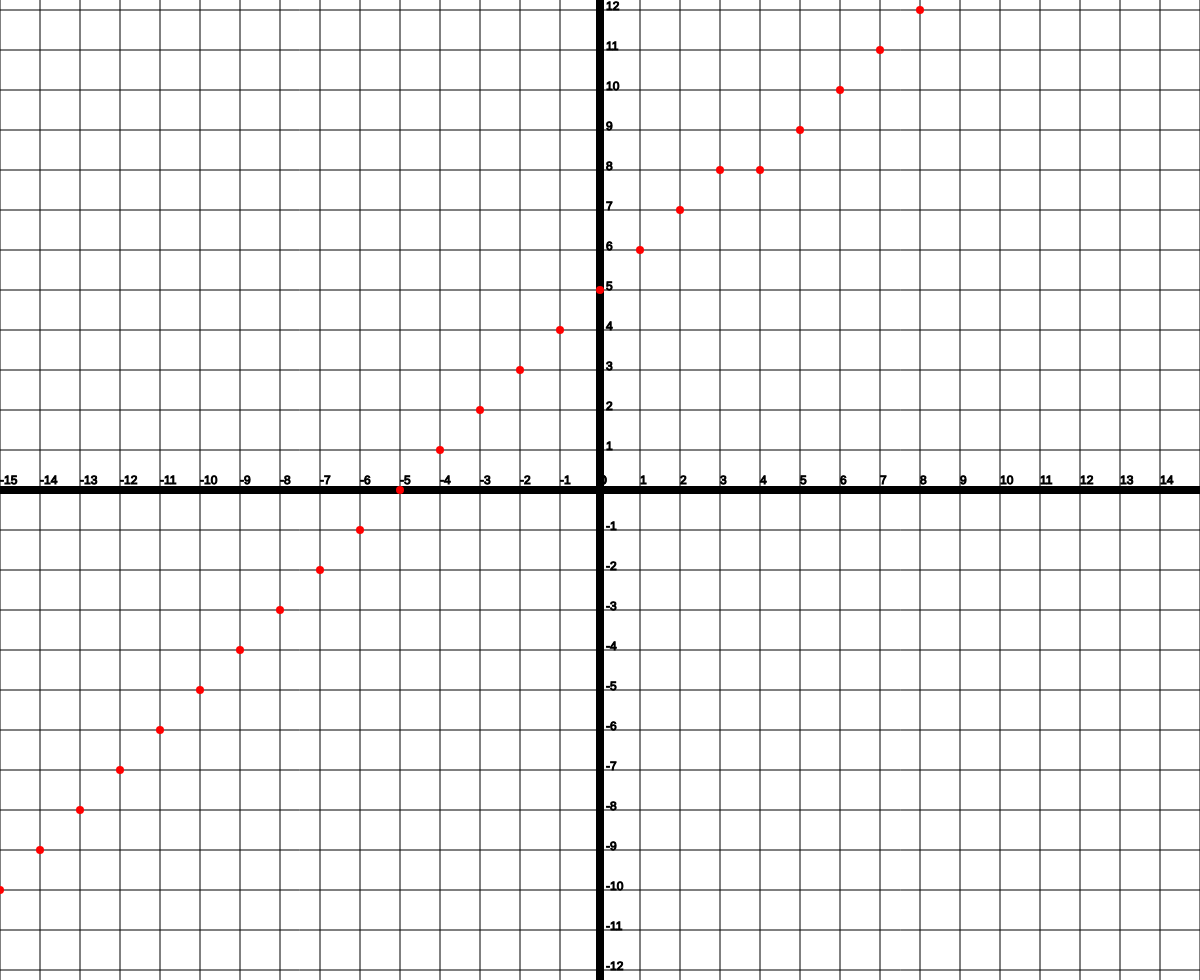
Frame 1 (no input)
Frame 60 (no input): identical to frame 1, image omitted
Frame 120 (the mouse pressed at the canvas centre since frame 60): identical to frame 1, image omitted

The p5.js sketch that drew this single still picture (run headless with seeded random() and noise() and a simulated clock; from frame 60 on, the mouse is pressed at the canvas centre):

// p5.js sketch
// ── sketch.js
//Pontos inicial e final
//[X1,Y1,X2,Y2]
[X_INICIAL, Y_INICIAL, X_FINAL,Y_FINAL] = [-150,-280,130,130]

var Scale = 0
var slider

function setup() {
  createCanvas(windowWidth, windowHeight-20);
  //Caso seja necessaria uma escala maior, modificar o primeiro ( valor minimo ) e o segundo    parametro ( valor maximo ) - Usar apenas valores >= 1
  slider = createSlider(1, 50, 40, -2);
}

function draw() {

  background(0xfff);
  translate(width/2, height/2);
  Scale = slider.value()
  //Caso nao queira visualizar o plano cartesiano, basta comentar a chamada do metodo abaixo
  drawCartesianPlane();
  //Caso queira ver apenas o funcionamento do algoritmo, use a funcao DDA. Com ela, podera usar a escala com o slice, porem nao tera prints
  //Caso queira ver os prints dos pontos, use a funcao DDA2. Com ela, a escala nao podera ser modificada, a explicacao do algoritmo e prints tambem se encontra essa funcao
  DDA(X_INICIAL,X_FINAL,-Y_INICIAL/2,-Y_FINAL);
}

function drawCartesianPlane(){
  stroke('black')
  x=0 
  y=0
  i=0
  
  //adicionar eixos x e y
    strokeWeight(8);
    line(0,-windowHeight,0, windowHeight)
    line(-windowWidth,0,windowWidth,0)
  
  //adicionar linhas do plano
    strokeWeight(1);
    for(i = 0; i < windowWidth; i+=Scale){
      if(Scale > 16){
        text(i/Scale,i,-6)
        text(-i/Scale,-i,-6)
        if(i!=0){
          text(i/Scale,6,-i)
          text(-i/Scale,6,i)
        }
      }
      line(i,-windowHeight, i, windowHeight)
      line(-i,-windowHeight, -i, windowHeight)
      line(-windowWidth,i,windowWidth,i)
      line(-windowWidth,-i,windowWidth,-i)
    }
}

function DDA(x1, x2, y1, y2){
  stroke('red');
  strokeWeight(8)
  
  dx = x2 - x1;
  dy = y2 - y1;

  if(Math.abs(dx) > Math.abs(dy))
    passos = Math.abs(dx)
  else
      passos = Math.abs(dy)
  x_incr = dx / passos
  y_incr = dy / passos

  x = x1
  y = y1
  point(round(x)*Scale, round(y)*Scale)
  for(var i = 1; i <= passos; i++){
    x = x + x_incr 
    y = y + y_incr
    point(round(x)*Scale, round(y)*Scale)
  }
}

function DDA2(x1, x2, y1, y2){
  stroke('red');
  strokeWeight(8)
  
  //variacao x e variacao y
    dx = x2 - x1;
    dy = y2 - y1;
  
  //caso 1: 
  //  |dx| (variacao do x) > |dy| (variacao do y), ou seja, coeficiente angular maior que 1
  //  1 ponto por coluna
  //  x_incr = variavel
  //  y_incr = 1
  //caso 2: 
  //  |dx| (variacao do x) > |dy| (variacao do y), ou seja, coeficiente angular entre 0 e 1
  //  1 ponto por linha
  //  x_incr = 1
  //  y_incr = variavel
    if(Math.abs(dx) > Math.abs(dy))
      passos = Math.abs(dx)
    else
      passos = Math.abs(dy)
    x_incr = dx / passos
    y_incr = dy / passos

  
  //ponto inicial
    x = x1
    y = y1
    point(round(x)*Scale, round(y)*Scale)
    print('X0: '+x+',  Y0: '+(-y))
    print('X0 round: '+round(x)+',  Y0 round: '+round(-y))
  //for para os pontos intermediarios e final
    for(var i = 1; i <= passos; i++){
      x = x + x_incr 
      y = y + y_incr
      point(round(x)*Scale, round(y)*Scale)
      print('X'+i+':  '+x+',  Y'+i+':  '+(-y))
      print('X'+i+' round:  '+round(x)+',  Y'+i+' round:  '+round(-y))
    }
  noLoop()
}
